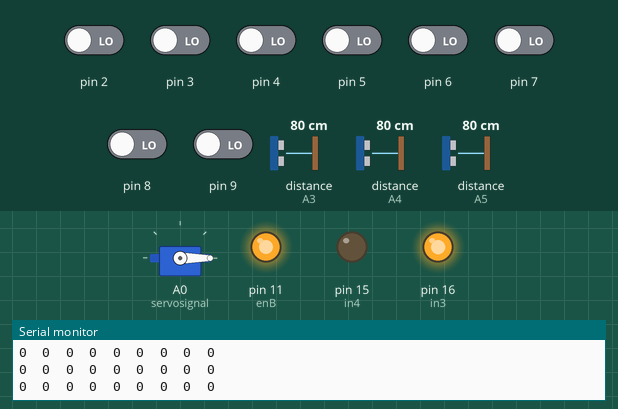
Recording of a sketch running on a simulated Arduino Uno, built with avr-gcc and run on an emulated ATmega328P. Parts: servo, output pins drawn as LEDs (lit = HIGH), the last lines printed to the serial monitor. Wiring (inferred from the names in the program): 3 × ultrasonic range finder: trigger pin 10, echo A3 / trigger pin 12, echo A4 / trigger pin 13, echo A5. The inputs (shaded band) are chosen by the test bench; at power-on: pin 2–9 LOW, distance to the obstacle (sensors on A3, A4, A5) 80 cm. The echo pulse lasts 58.3 µs per cm; pins used as bus, display or sensor lines are not drawn.

Above: at 12.2 s.
12.3 s: pin 5 driven HIGH
At 13.5 s:
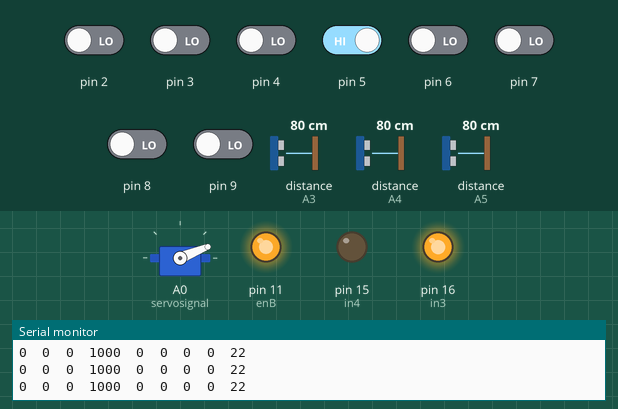
13.8 s: pin 7 driven HIGH
At 15.1 s:
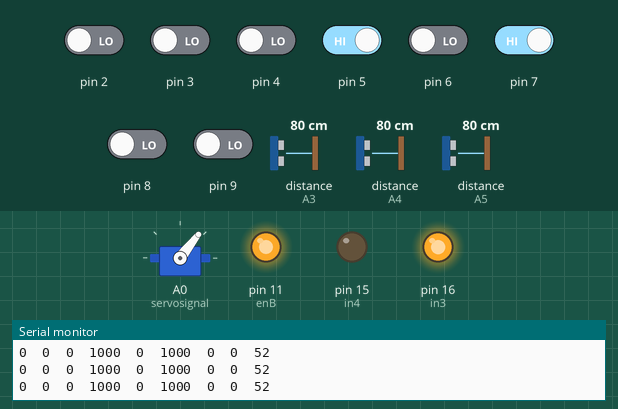
15.4 s: pin 8 driven HIGH
At 16.8 s:
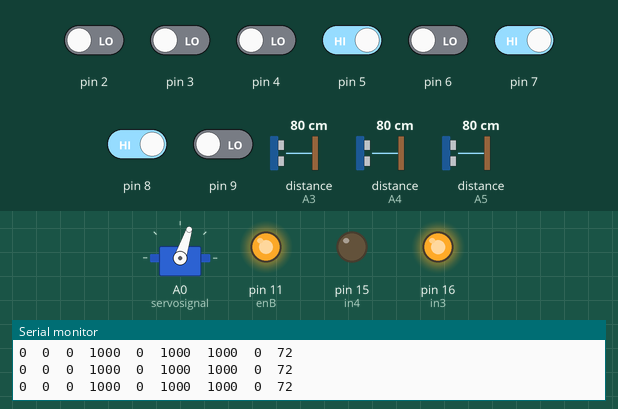
17.1 s: pin 9 driven HIGH
At 17.6 s:
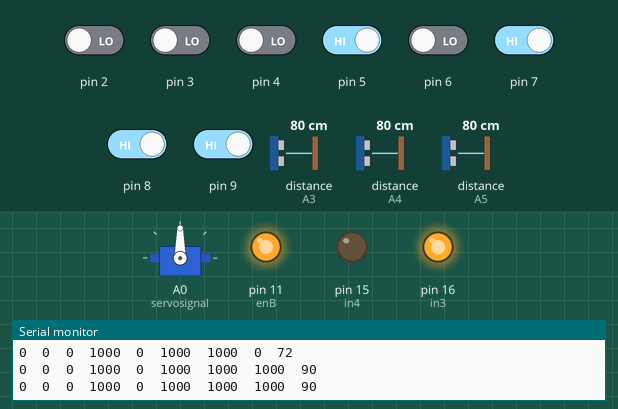
18.7 s: distance to the obstacle (sensor on A3) set to 299 cm
21.7 s: pin 2 driven HIGH
At 22.5 s:
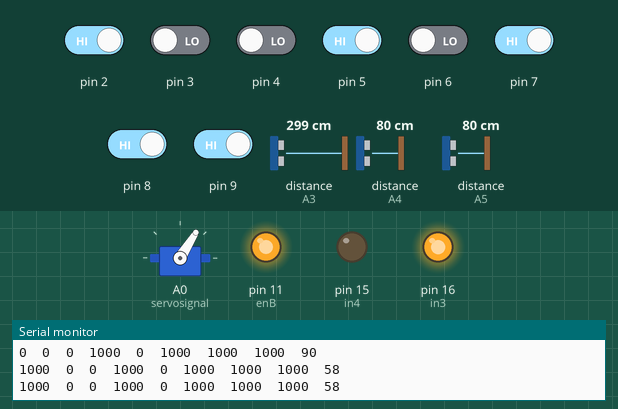
Timing chart, 0 to 24.4 s (numbered marks = the images above; inputs shaded):
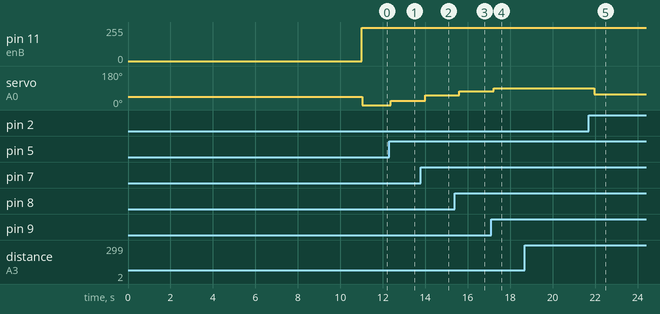

Measured:
- after the input at 12.3 s, servo on A0 (servosignal): 0° → 22° after 0.08 s
- after the input at 13.8 s, servo on A0 (servosignal): 22° → 52° after 0.20 s
- after the input at 15.4 s, servo on A0 (servosignal): 52° → 72° after 0.21 s
- after the input at 17.1 s, servo on A0 (servosignal): 72° → 90° after 0.13 s
- after the input at 21.7 s, servo on A0 (servosignal): 90° → 58° after 0.26 s

The sketch:

Car.ino
```cpp
#include<Servo.h>
#include <QTRSensors.h>

#define NUM_SENSORS   8
#define TIMEOUT       2500
#define EMITTER_PIN   QTR_NO_EMITTER_PIN//TODO */
#define enB           11
#define in3           16
#define in4           15
#define servosignal   A0
#define trigger    10
#define triggerR   13
#define  triggerL  12
#define echo  A3
#define  echoR A5
#define  echoL A4

Servo lenkung;

QTRSensorsRC qtrrc((unsigned char[]) {2, 3, 4, 5, 6, 7, 8, 9},
  NUM_SENSORS, TIMEOUT, EMITTER_PIN);
unsigned int sensorValues[NUM_SENSORS];

double SonarSensor(int trigPin,int echoPin) {
  long duration = 0;
  double distance = 0;
  digitalWrite(trigPin, LOW);
  delayMicroseconds(2);
  digitalWrite(trigPin, HIGH);
  delayMicroseconds(10);
  digitalWrite(trigPin, LOW);
  duration = pulseIn(echoPin, HIGH);
  distance  = (duration/2) * 0.03432;
  return distance;
}
void lenke(int winkel){
  if(winkel >= 0 && winkel <= 90){
    lenkung.write(winkel);
  }
}
void fahre(bool vor, int v){
   digitalWrite(in4, !vor);
   digitalWrite(in3, vor);
   analogWrite(enB, v);
}
void stoppe(){
  digitalWrite(in3, LOW);
  digitalWrite(in4, LOW);
  analogWrite(enB, 0);
}
void setup() {
 Serial.begin(9600);
 lenkung.attach(servosignal);
 lenke(45);
 pinMode(enB,OUTPUT);
 pinMode(in3, OUTPUT);
 pinMode(in4, OUTPUT);
 digitalWrite(in3, HIGH);
 digitalWrite(in4, LOW);
 analogWrite(enB, 0);

 pinMode(trigger, OUTPUT);
 pinMode(echo, INPUT);
 pinMode(triggerL, OUTPUT);
 pinMode(echoL, INPUT);
 pinMode(triggerR, OUTPUT);
 pinMode(echoR, INPUT);

  delay(500);
  pinMode(13, OUTPUT);

  digitalWrite(13, HIGH);    // turn on Arduino's LED to indicate we are in calibration mode
  for (int i = 0; i < 400; i++)  // make the calibration take about 10 seconds
  {
    qtrrc.calibrate();       // reads all sensors 10 times at 2500 us per read (i.e. ~25 ms per call)
  }
  digitalWrite(13, LOW);     // turn off Arduino's LED to indicate we are through with calibration

  // print the calibration minimum values measured when emitters were on
  Serial.begin(9600);
  for (int i = 0; i < NUM_SENSORS; i++)
  {
    Serial.print(qtrrc.calibratedMinimumOn[i]);
    Serial.print(' ');
  }
  Serial.println();

  // print the calibration maximum values measured when emitters were on
  for (int i = 0; i < NUM_SENSORS; i++)
  {
    Serial.print(qtrrc.calibratedMaximumOn[i]);
    Serial.print(' ');
  }
  Serial.println();
  Serial.println();
  delay(500);


}

void loop() {
  fahre(true, 250);
  /*for (int i = 0; i< 250; i = i +10){
    fahre(true, 255);
    delay(1000);
  }*/
  double entfernung = SonarSensor(trigger , echo);
  double entfernungL = SonarSensor(triggerL, echoL);
  double entfernungR = SonarSensor(triggerR, echoR);

  unsigned int position = qtrrc.readLine(sensorValues);
  for (unsigned char i = 0; i < NUM_SENSORS; i++)
  {
    Serial.print(sensorValues[i]);
    Serial.print('\t');
  }
  int p = position ;
  //TODO
  p -= 2250;
  if ( p< 0){
    p = 0;
  }
  if(p> 5000){
    p = 5000;
  }
  int lenkgrad  = p * 9;
  lenkgrad /= 300; //Eigtl 500 TODO
  lenke(lenkgrad);
  Serial.println(lenkgrad);
  delay(250);


}
```
